Frame 1 (no input): blank canvas, image omitted
Frame 60 (no input): blank canvas, image omitted
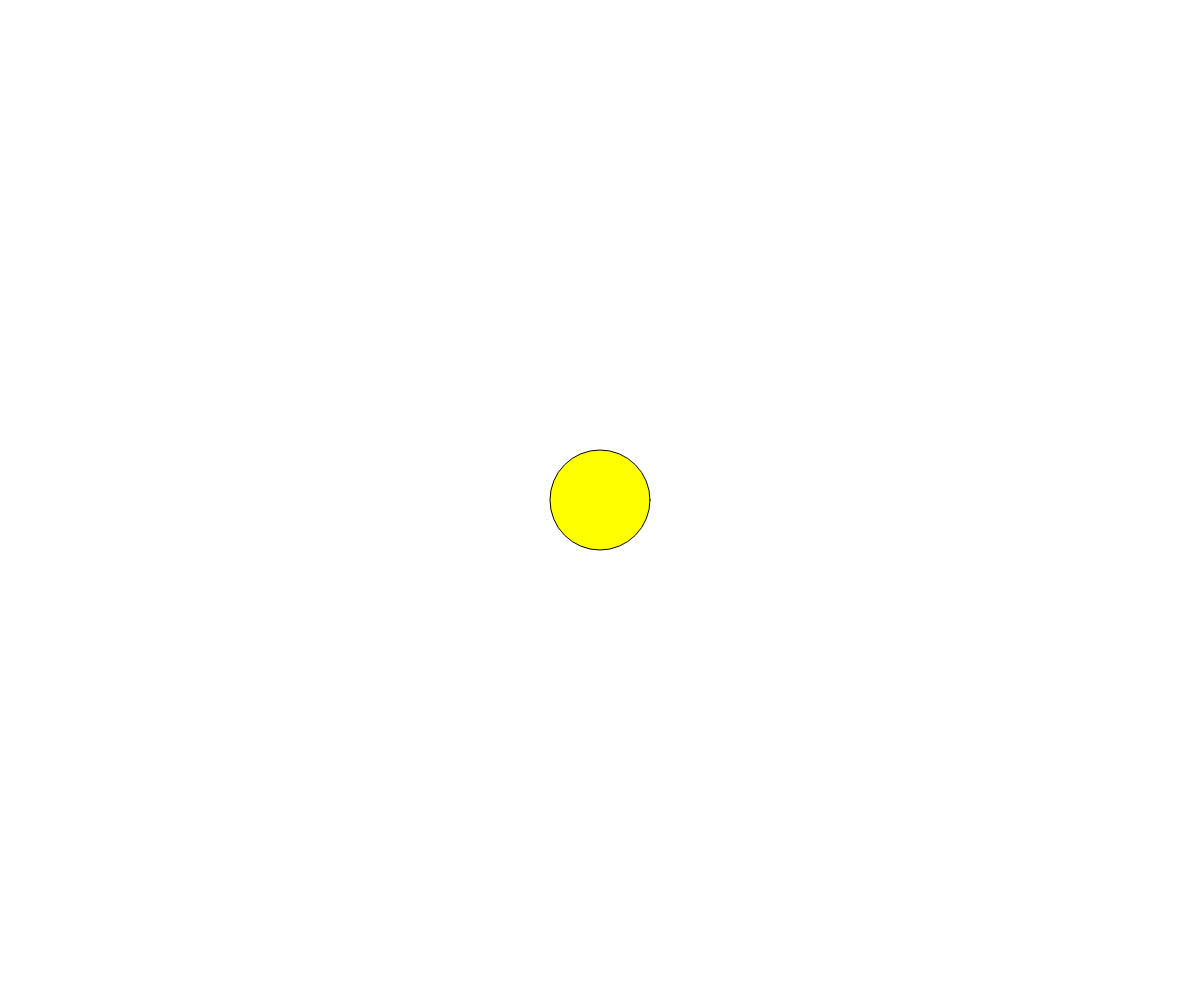
Frame 120 (the mouse pressed at the canvas centre since frame 60)

The p5.js sketch whose frames 1 and 60 were blank and that drew this single picture after the mouse press (run headless with seeded random() and noise() and a simulated clock; from frame 60 on, the mouse is pressed at the canvas centre):

// p5.js sketch
// ── sketch.js
function setup() {
  // put setup code here
  createCanvas(windowWidth,windowHeight);

}

function draw() {
  // put drawing code here
  //background(220);
  //tegnGulSirkel(50,90,100);
  //tegnGulSirkel(300,304, 100);
  //tegnGulSirkel(200,200, 100);

}
//function tegnGulSirkel(x,y,r){
//fill("yellow")
//circle (x,y,r);



function tegnGulSirkel(x,y){
  fill("yellow")
circle (x,y,100);

}

function mousePressed(){ //mouswPresses virer kun med p5.js
  tegnGulSirkel(mouseX,mouseY);
}

//window.onclick = tegnGulSirkel
